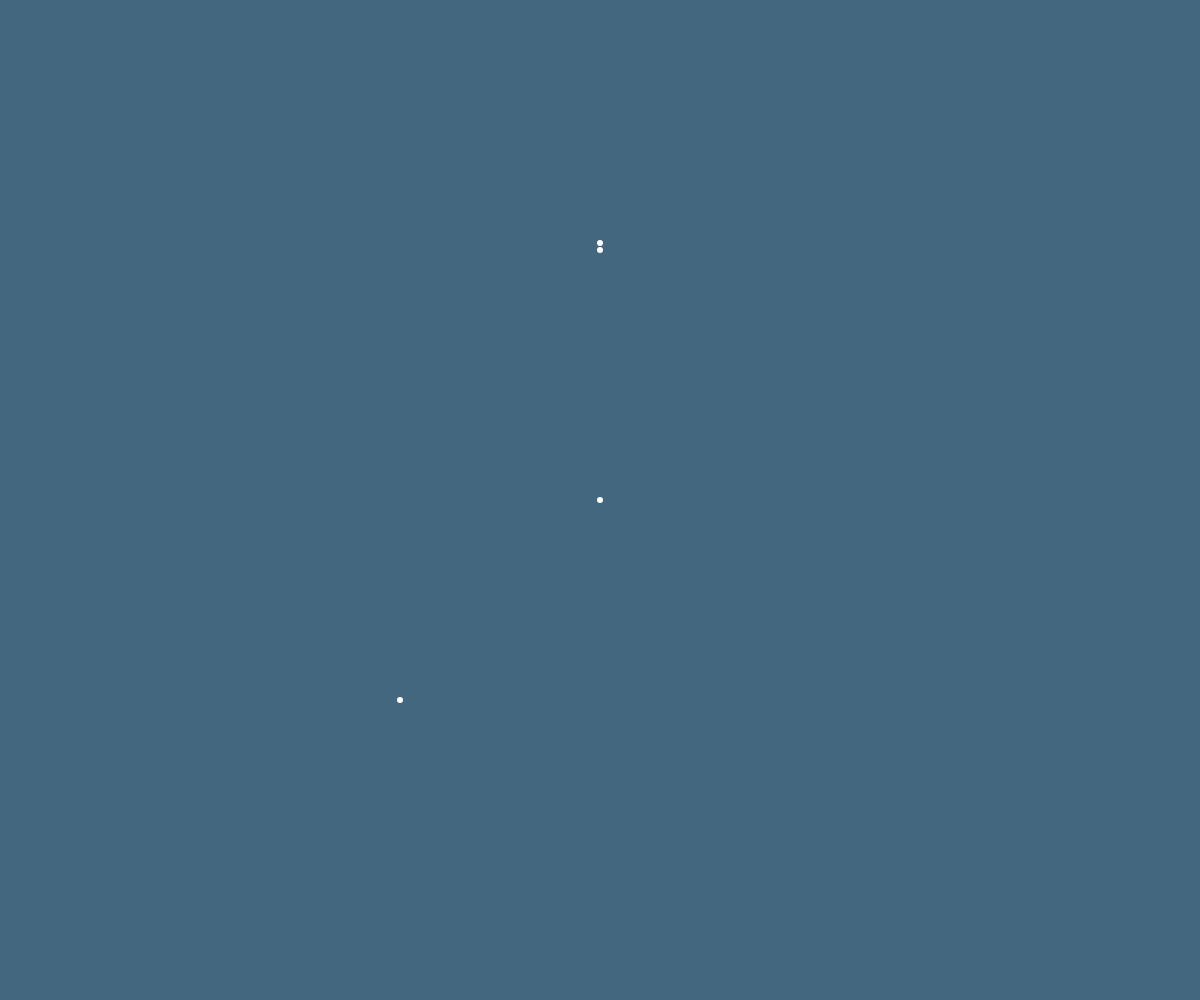
Frame 1 (no input)
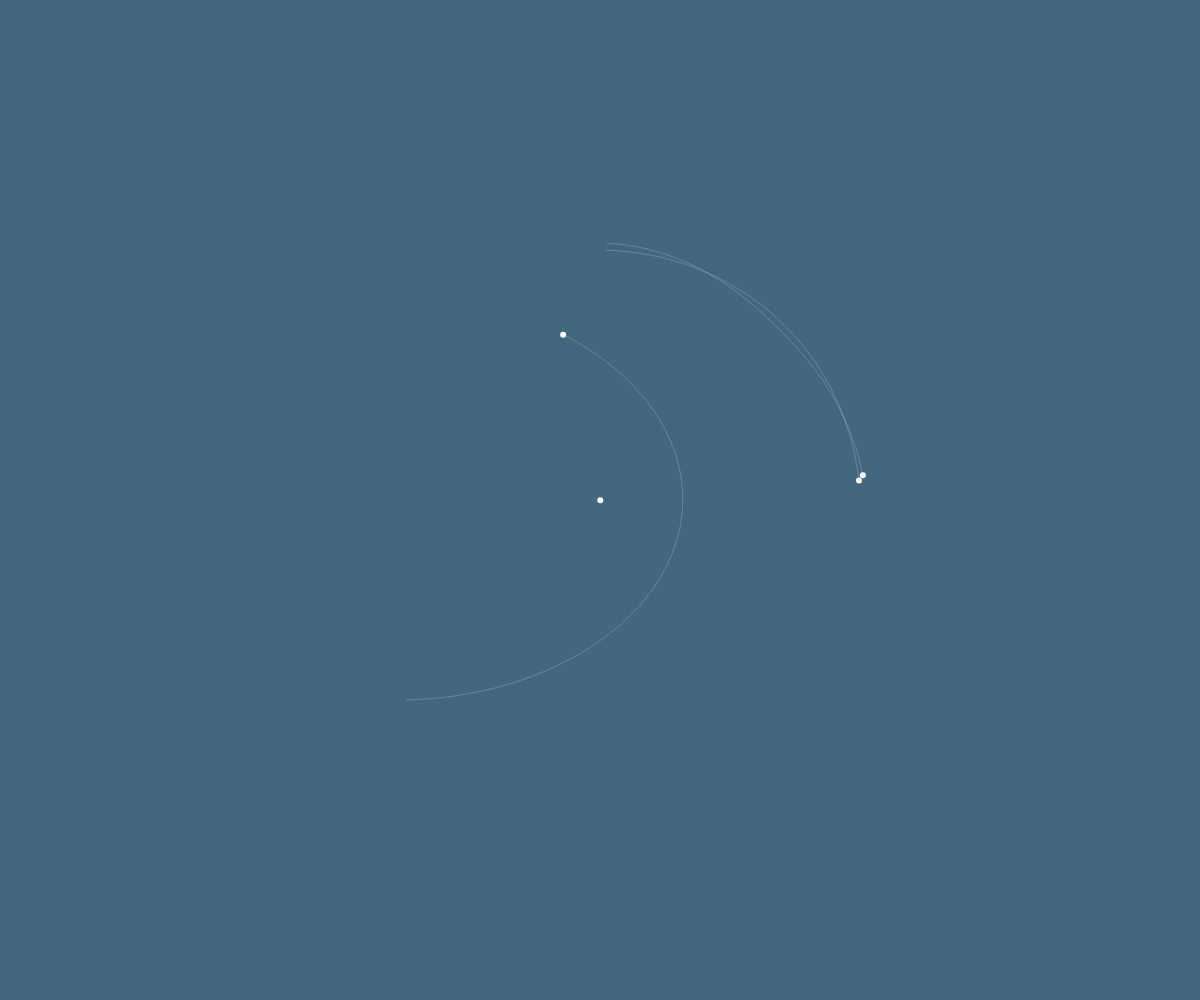
Frame 60 (no input)
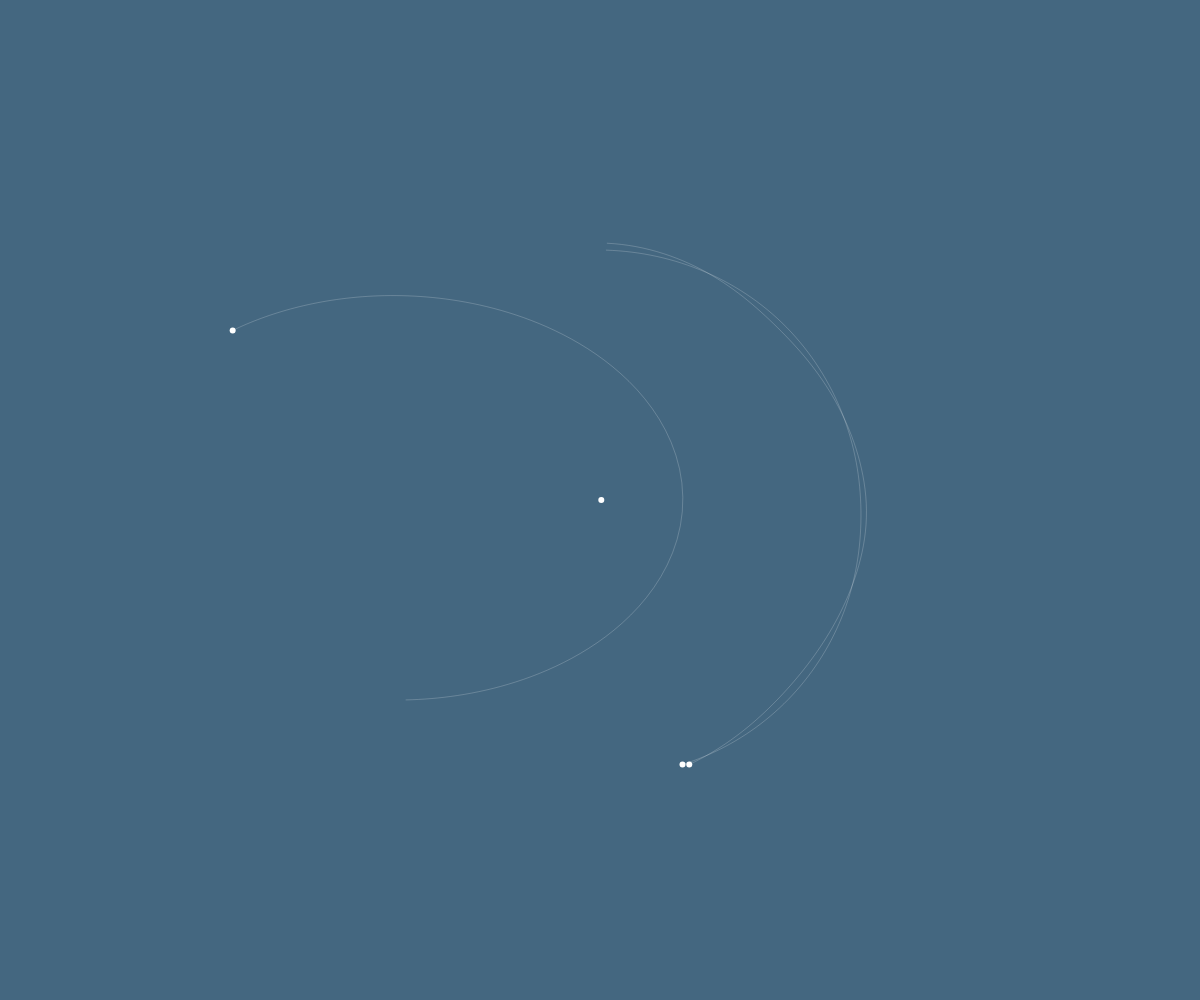
Frame 120 (the mouse pressed at the canvas centre since frame 60)

The p5.js sketch that drew these frames (run headless with seeded random() and noise() and a simulated clock; from frame 60 on, the mouse is pressed at the canvas centre):

// p5.js sketch
// ── sketch.js
let bodies = []
let star
let planet
let moon
let planet2



function setup() {
  createCanvas(windowWidth, windowHeight);
  planet2 = new body(10, width/3, height - 300, 0, 0)
  moon = new body(1, width/2, height/4 - 7, 0, 0);
  planet = new body(5, width/2, height/4, 0, 0);
  star = new body(10000, width/2, height/2, 0, 0);
  bodies.push(star);
  bodies.push(planet);
  bodies.push(moon);
  bodies.push(planet2);
  planet2.vel.set(circularVelocity(star, planet2))
  moon.vel.set(circularVelocity(planet, moon) + circularVelocity(star,planet))
  planet.vel.set(circularVelocity(star, planet));
}

function draw() {
  background(68, 103, 128);
  globalAttract(bodies);
  drawBodies(bodies);
  updateBodies(bodies);
  translate(star.pos.x, star.pos.y)
}

function drawBodies(bodyArray) {
  for(let body of bodyArray) {
    body.draw();
  }
}

function updateBodies(bodyArray) {
  for(let body of bodyArray) {
    body.update();
  }
}

function globalAttract(bodyArray) {
  for(let body1 of bodyArray) {
    for(let body2 of bodyArray) {
      if(body1 != body2) {
        body1.attract(body2);
      }
    }
  }
}

function circularVelocity(body1, body2) {
  let distnace = p5.Vector.dist(body1.getPos(), body2.getPos())
  return sqrt((body1.mass + body2.mass) / distnace);
}


// ── body.js
function body(mass, x, y, velx, vely) {
    this.mass = mass;
    this.radius = 3;
    this.pos = createVector(x, y);
    this.vel = createVector(velx, vely);
    this.acc = createVector(0, 0);
    this.path = [];
    this.G = 1;
    this.epsilon = 5;

    body.prototype.getPos = function() {
        return this.pos
    }

    body.prototype.draw = function() {
        noStroke();
        fill(255)
        circle(this.pos.x, this.pos.y, this.radius * 2); 

        noFill();
        stroke(255,50);
        strokeWeight(1);
        beginShape();
        for(let point of this.path) {
            vertex(point.x, point.y)
        }
        endShape();
    }

    body.prototype.update = function() {
        this.vel.add(this.acc);
        this.pos.add(this.vel);
        this.acc.set(0, 0);
        
        this.path.push(this.pos.copy());
        if(this.path.length > 500) {
            this.path.splice(0, 1);
        }
    }

    body.prototype.applyForce = function(force) {
        let inertia = p5.Vector.div(force, this.mass);
        this.acc.add(inertia);
    }

    body.prototype.attract = function(other) {
        let attractionForce = p5.Vector.sub(this.pos, other.pos);
        let distanceSquared = attractionForce.magSq();
        let magnitude = this.G * (this.mass * other.mass) / (distanceSquared + this.epsilon);
        attractionForce.setMag(magnitude);
        other.applyForce(attractionForce);
    }
}
